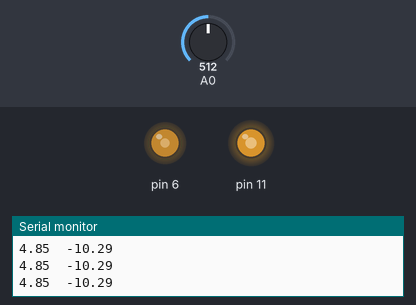
Simulated run of this sketch. Board: Arduino Uno, built with avr-gcc and run on an emulated ATmega328P. Shown: output pins drawn as LEDs (lit = HIGH), the last lines printed to the serial monitor. The test bench sets the inputs (shaded band); at power-on: A0 = 512.

Above: at 1.2 s.
1.3 s: A0 set to 122
At 1.9 s:
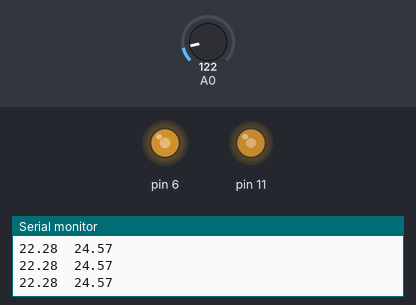
2.9 s: A0 set to 15
At 3.4 s:
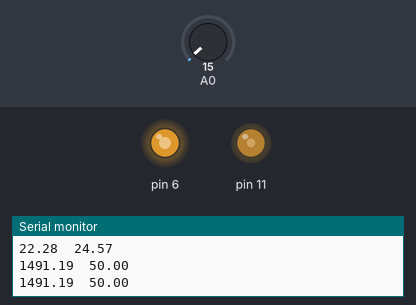
4.5 s: A0 set to 12
At 5.0 s:
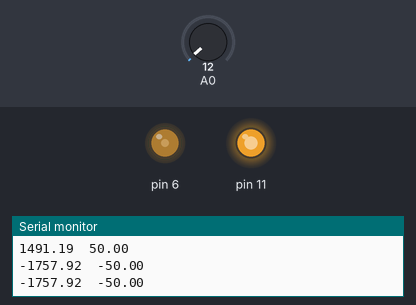
6.1 s: A0 set to 511
At 6.6 s:
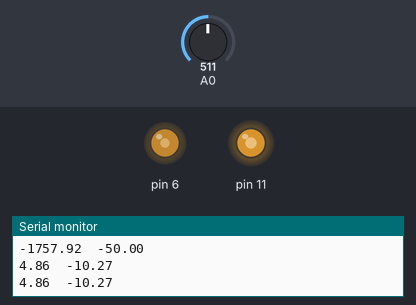
7.7 s: A0 set to 0
At 9.3 s:
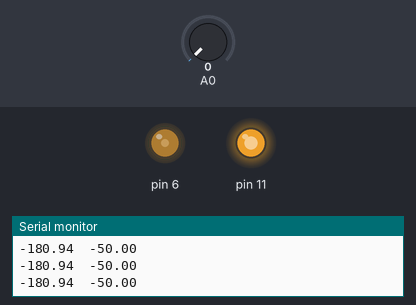
Timing chart, 0 to 10.3 s (numbered marks = the images above; inputs shaded):
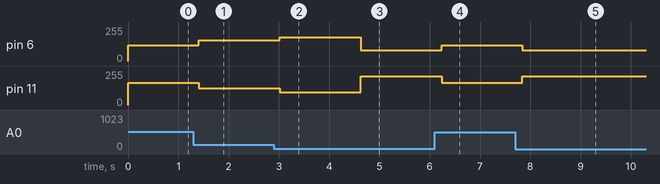

The sketch:

Maintaindistance.ino
```cpp
float Kp = 2;
int cpwm = 130;

void setup(){
  Serial.begin(9600);
}

void loop(){
  float distance = (1 / (0.000413153 * analogRead(0) - 0.0055266887));
  maintainDistance(10, distance);
  delay(200);
}

void maintainDistance(float dist, float current){
  float error = current - dist;
  float output = error * Kp;
  output =  constrain(output, -50, 50);

  analogWrite(6, (int)(cpwm + output));
  analogWrite(11, (int)(cpwm - output) * 1.2);

  Serial.print(current);
  Serial.print("\t");
  Serial.print(output);

  Serial.println();
}
```

Measured:
- the behaviour switches between 14 and 13 on A0 (found by bisection; images 2 and 3)
- after the input at 1.3 s, pin 6: 119/255 → 154/255 after 0.11 s; pin 11: 168/255 → 126/255 after 0.11 s
- after the input at 2.9 s, pin 6: 154/255 → 180/255 after 0.12 s; pin 11: 126/255 → 96/255 after 0.12 s
- after the input at 4.5 s, pin 6: 180/255 → 80/255 after 0.13 s; pin 11: 96/255 → 216/255 after 0.13 s
- after the input at 6.1 s, pin 6: 80/255 → 119/255 after 0.13 s; pin 11: 216/255 → 168/255 after 0.13 s
- after the input at 7.7 s, pin 6: 119/255 → 80/255 after 0.14 s; pin 11: 168/255 → 216/255 after 0.14 s
